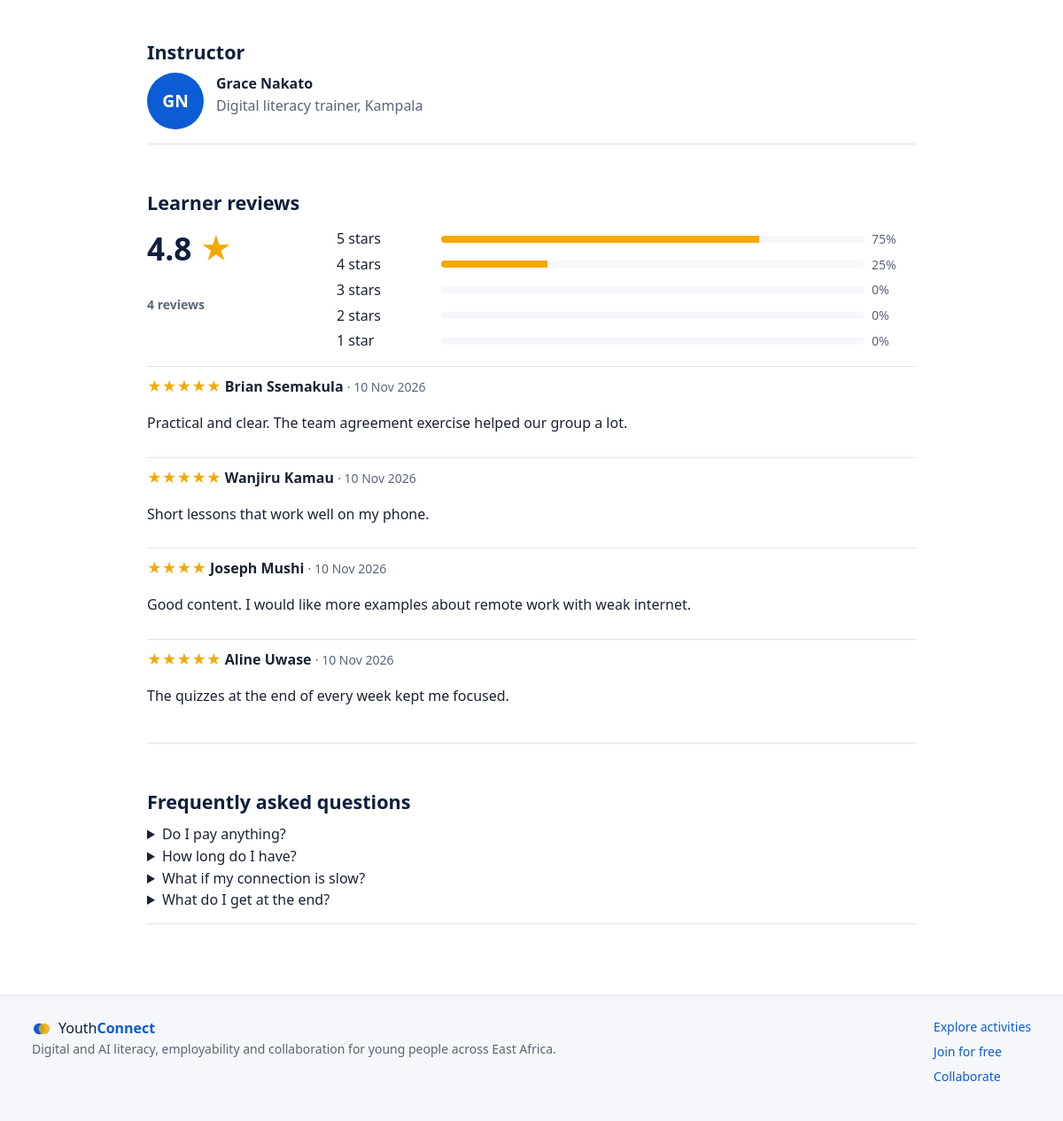
Before: /course/teamwork-and-remote-collaboration (lower part) with the older database file.
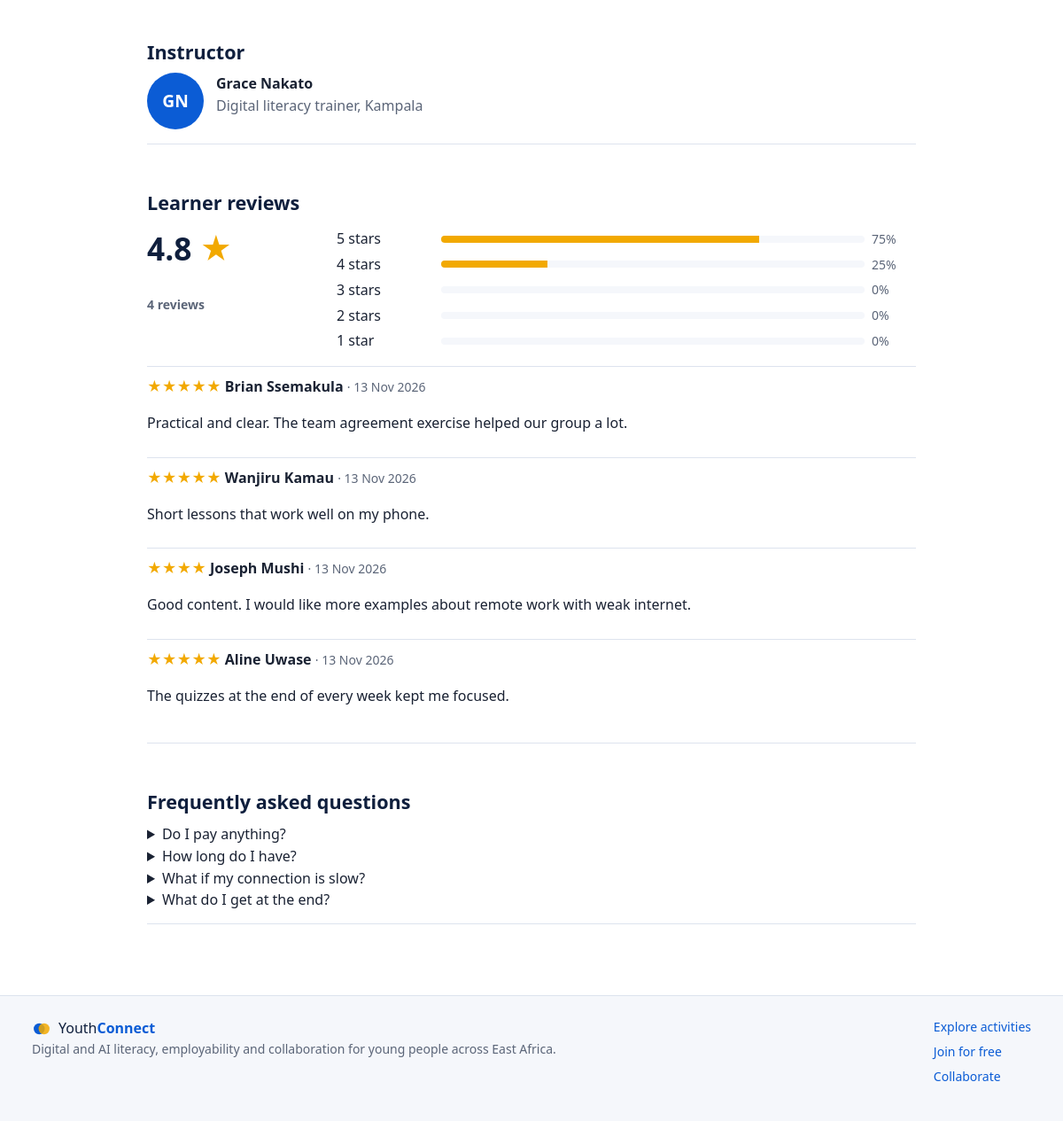
After: the same page with the newer database file.
### tables this page shows
CREATE TABLE `reviews` (
  `id` int(10) unsigned NOT NULL AUTO_INCREMENT,
  `course_id` int(10) unsigned NOT NULL,
  `user_id` int(10) unsigned NOT NULL,
  `rating` tinyint(3) unsigned NOT NULL,
  `comment` varchar(600) DEFAULT NULL,
  `created_at` datetime NOT NULL DEFAULT current_timestamp(),
  PRIMARY KEY (`id`),
  UNIQUE KEY `uq_review` (`course_id`,`user_id`),
  KEY `fk_rev_user` (`user_id`),
  CONSTRAINT `fk_rev_course` FOREIGN KEY (`course_id`) REFERENCES `courses` (`id`) ON DELETE CASCADE,
  CONSTRAINT `fk_rev_user` FOREIGN KEY (`user_id`) REFERENCES `users` (`id`) ON DELETE CASCADE
);

CREATE TABLE `users` (
  `id` int(10) unsigned NOT NULL AUTO_INCREMENT,
  `name` varchar(120) NOT NULL,
  `email` varchar(190) NOT NULL,
  `password_hash` varchar(255) NOT NULL,
  `google_id` varchar(40) DEFAULT NULL,
  `role` enum('participant','facilitator','mentor','stakeholder','admin') NOT NULL DEFAULT 'participant',
  `status` enum('active','suspended') NOT NULL DEFAULT 'active',
  `level2_override` tinyint(1) NOT NULL DEFAULT 0,
  `created_at` datetime NOT NULL DEFAULT current_timestamp(),
  `last_login_at` datetime DEFAULT NULL,
  PRIMARY KEY (`id`),
  UNIQUE KEY `email` (`email`),
  UNIQUE KEY `google_id` (`google_id`),
  KEY `idx_role` (`role`)
);

### app/Core/Controller.php (called while the page is built, shortened)
<?php
abstract class Controller
{
    protected function view(string $view, array $data = [], int $status = 200): void
    {
        $data += ['title' => config('app.name')];
        View::render($view, $data);
    }
}

### app/Controllers/CourseController.php (called while the page is built, shortened)
<?php
class CourseController extends Controller
{
    public function show(string $slug): void
    {
        $course = Courses::bySlug($slug);
        $reviews = DB::all('SELECT r.rating, r.comment, r.created_at, u.name FROM reviews r JOIN users u ON u.id = r.user_id
                            WHERE r.course_id = ? ORDER BY r.created_at DESC LIMIT 5', [$course['id']]);
        $this->view('courses/show', compact('course', 'syllabus', 'stats', 'weeks', 'hours', 'enrollment', 'progress', 'dist', 'reviews', 'myReview', 'related')
            + ['title' => $course['title']]);
    }
}

### public/index.php (called while the page is built, shortened)
<?php
require __DIR__ . '/../app/bootstrap.php';
$router = new App\Core\Router();
$router->dispatch();

### app/Core/DB.php (called while the page is built, shortened)
<?php
class DB
{
    private static ?PDO $pdo = null;
    public static function pdo(): PDO
    {
        if (self::$pdo === null) {
            $c = config('db');
            $dsn = "mysql:host={$c['host']};port={$c['port']};dbname={$c['name']};charset=utf8mb4";
            $opts = [
                PDO::ATTR_ERRMODE            => PDO::ERRMODE_EXCEPTION,
                PDO::ATTR_DEFAULT_FETCH_MODE => PDO::FETCH_ASSOC,
                PDO::ATTR_EMULATE_PREPARES   => false,
            ];
            self::$pdo = new PDO($dsn, $c['user'], $c['pass'], $opts);
            self::$pdo->exec("SET time_zone = '" . date('P') . "'");
        }
        return self::$pdo;
    }
    public static function all(string $sql, array $p = []): array
    {
        $st = self::pdo()->prepare($sql);
        $st->execute($p);
        return $st->fetchAll();
    }
    public static function one(string $sql, array $p = []): ?array
    {
        $st = self::pdo()->prepare($sql);
        $st->execute($p);
        $r = $st->fetch();
        return $r === false ? null : $r;
    }
}

### app/Services/Courses.php (called while the page is built, shortened)
<?php
class Courses
{
    public static function bySlug(string $slug): ?array
    {
        return DB::one('SELECT c.*, cat.name AS category, cat.slug AS category_slug, u.name AS owner,
                p.headline AS owner_headline, p.bio AS owner_bio
            FROM courses c JOIN categories cat ON cat.id = c.category_id JOIN users u ON u.id = c.owner_id
            LEFT JOIN profiles p ON p.user_id = u.id WHERE c.slug = ?', [$slug]);
    }
}

### app/bootstrap.php (called while the page is built, shortened)
<?php
spl_autoload_register(function (string $class) {
    $prefix = 'App\\';
    $file = BASE_PATH . '/app/' . str_replace('\\', '/', substr($class, strlen($prefix))) . '.php';
});
require BASE_PATH . '/app/helpers.php';

### app/helpers.php (called while the page is built, shortened)
<?php
function e($v): string
{
    return htmlspecialchars((string)$v, ENT_QUOTES | ENT_SUBSTITUTE, 'UTF-8');
}
function initials(string $name): string
{
    $parts = preg_split('/\s+/', trim($name));
    $i = strtoupper(substr($parts[0] ?? '?', 0, 1) . (count($parts) > 1 ? substr(end($parts), 0, 1) : ''));
    return $i;
}
function stars(float $r): string
{
    return number_format($r, 1);
}

### app/Views/courses/show.php (the view, shortened to what the changed rows need)
<?php
$totalReviews = max(1, array_sum($dist));
?>
<div class="container course-body">
  <section id="instructor" class="block">
    <h2>Instructor</h2>
    <div class="person">
      <span class="avatar avatar-lg"><?= e(initials($course['owner'])) ?></span>
      <div><strong><?= e($course['owner']) ?></strong><p class="muted"><?= e($course['owner_headline'] ?: 'Programme facilitator') ?></p><?php if ($course['owner_bio']): ?><p><?= e($course['owner_bio']) ?></p><?php endif; ?></div>
    </div>
  </section>
  <section id="reviews" class="block">
    <h2>Learner reviews</h2>
    <?php if ($stats['reviews']): ?>
      <div class="reviews-head">
        <div class="big"><?= e(stars($stats['rating'])) ?><span class="star"> ★</span><br><span class="muted small"><?= number_format($stats['reviews']) ?> reviews</span></div>
        <ul class="dist">
          <?php for ($s = 5; $s >= 1; $s--): $pct = round($dist[$s] * 100 / $totalReviews); ?>
            <li><span><?= $s ?> star<?= $s == 1 ? '' : 's' ?></span><span class="bar"><i style="width:<?= $pct ?>%"></i></span><span class="muted small"><?= $pct ?>%</span></li>
          <?php endfor; ?>
        </ul>
      </div>
      <?php foreach ($reviews as $r): ?>
        <article class="review"><p><span class="star"><?= str_repeat('★', (int)$r['rating']) ?></span> <strong><?= e($r['name']) ?></strong> <span class="muted small">· <?= e(date('j M Y', strtotime($r['created_at']))) ?></span></p>
        <?php if ($r['comment']): ?><p><?= e($r['comment']) ?></p><?php endif; ?></article>
      <?php endforeach; ?>
    <?php else: ?><p class="muted">No reviews yet. Be the first after you start learning.</p><?php endif; ?>
  </section>
  <section id="faq" class="block narrow-left">
    <h2>Frequently asked questions</h2>
    <details><summary>Do I pay anything?</summary><p>No. Courses on YouthConnect are free for programme participants, including the certificate.</p></details>
    <details><summary>How long do I have?</summary></details>
    <details><summary>What if my connection is slow?</summary></details>
    <details><summary>What do I get at the end?</summary><p>A verifiable certificate, and eligibility to join Level Two collaborative projects.</p></details>
  </section>
</div>

### app/Core/Router.php (shortened to what the changed rows need)
<?php
class Router
{
    private array $routes = [];
    private function add(string $method, string $pattern, array $handler, array $mw): void
    {
        $regex = preg_replace_callback('#\{(\w+)\}#', function ($m) {
            return $m[1] === 'id' || substr($m[1], -2) === 'Id' ? '(?P<' . $m[1] . '>\d+)' : '(?P<' . $m[1] . '>[A-Za-z0-9_-]+)';
        }, $pattern);
        $this->routes[] = [$method, '#^' . $regex . '$#', $handler, $mw];
    }
    public function dispatch(): void
    {
        $path = Request::path();
        foreach ($this->routes as [$m, $regex, $handler, $mw]) {
            if (!preg_match($regex, $path, $matches)) continue;
            $params = array_filter($matches, 'is_string', ARRAY_FILTER_USE_KEY);
            [$class, $action] = $handler;
            $controller = new $class();
            $controller->$action(...array_values($params));
            return;
        }
    }
}

Changed rows visible on the page:
changed reviews "Practical and clear. The team agreement exercise helped our group a lot.": created_at "10 Nov 2026" → "13 Nov 2026"
changed reviews "Short lessons that work well on my phone.": created_at "10 Nov 2026" → "13 Nov 2026"
changed reviews "Good content. I would like more examples about remote work with weak internet.": created_at "10 Nov 2026" → "13 Nov 2026"
changed reviews "The quizzes at the end of every week kept me focused.": created_at "10 Nov 2026" → "13 Nov 2026"
